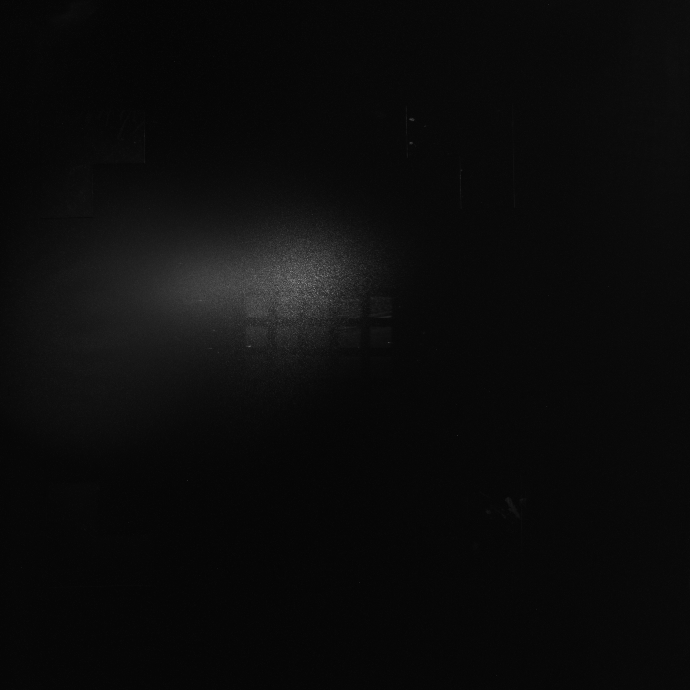
#> input picture otherScripts/700.0p5e-06.tiff, 690 x 690 px; its folder holds only this picture in this run
$ python -i utils.py   (imports and definitions only)
#> lines starting #> are read from the running program, lines starting #| are printed output that depends on the picture; after the words box and inside, x2 and y2 are one past the last pixel; in counts of white or black regions, pixels touching at a corner belong together
#> further down, picture is the input picture: shape (690, 690, 3); min 4, max 154, mean 11.6
import sys, os, ctypes
import numpy as np
import matplotlib
import matplotlib as mpl
import matplotlib.pyplot as plt

# [165 lines left out: functions heatmap, annotate_heatmap, buffer2dataTXT, lineEditReader, not called in this run]


def callObject(idobj):
    callObj = ctypes.cast(idobj, ctypes.py_object).value
    return callObj

# [10 lines left out: functions dirpath, interval, not called in this run]

def temps(tstart: float = 0,tstop: float = 10,tsampling: float = 1) -> np.ndarray:
    return interval(tstart,tstop,tsampling)


def dictPrinter(param: dict = {}) -> None:
    [print(f"\n{key} \n\t {param[key]}") for key in list(param.keys())]

def dictReader(param: dict = {}) -> None:
    dictPrinter(param)


def filepath(filename: str = "") -> str:
    return os.path.join(os.path.dirname(os.path.realpath(__file__)),filename)

# [64 lines left out: functions locateUi, makeFileExt, readFileExt, locateFileExt, locateFileNameExt, dirpath, not called in this run]

#------------------------------------------------------------------------------------------------------------------------#
# -*- coding: utf-8 -*-
"""
Created on Wed Jun 30 16:09:31 2021

@author: nicol
"""
import cv2
import numpy as np
#%%
# https://docs.python.org/3/reference/datamodel.html
# findColorBIS.__name__
# findColorBIS.__doc__
#%%
# [36 lines left out: function stackImages, not called in this run]
#%%
def getContours(img):
    #convert image to grayscale
    imgGray=cv2.cvtColor(img,cv2.COLOR_BGR2GRAY)
    imgBlur=cv2.GaussianBlur(imgGray,(7,7),1)
    #find the edges of our detector
    imgCanny=cv2.Canny(imgBlur,50,50)
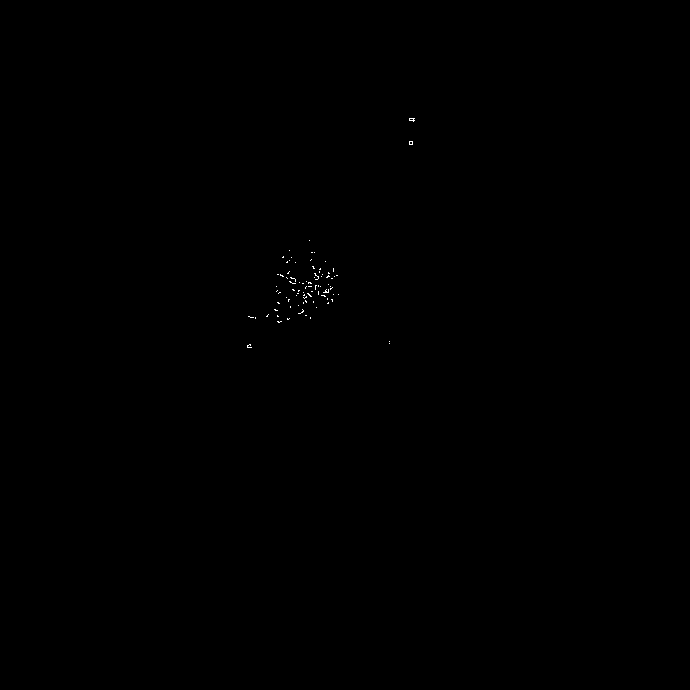
#> imgCanny: shape (690, 690); 0.06% white in thin lines or dots, all inside (x1, y1, x2, y2) = (247, 118, 415, 348)
    imgContours=img


    #the image + detection method + filtering contours for alter details
    #take the extrem out contours, and list it
    contours, hierarchy=cv2.findContours(imgCanny,cv2.RETR_EXTERNAL,cv2.CHAIN_APPROX_NONE)
#> contours = 86 contours, all with area under 20

    # Do not put this line in the function
    # imgContours=img.copy()

    for cnt in contours:
        #the area of the contours
        area = cv2.contourArea(cnt)
        #draw the contour
        print('area',area)
        #img_src+targeted contour+-1 value to get all the contours,
        # colors of the contours + def img
        # cv2.drawContours(imgContours,cnt,-1,(255,0,0),3)
     #---------------WE COULD STOP HERE-----------------------
        #defintion of a threshold area
        if area>500:
            cv2.drawContours(imgContours,cnt,-1,(255,0,0),3)
            #calculate the perimeter
            peri=cv2.arcLength(cnt,True)
            print('peri',peri)
            #approximation of how many corner plot we have
            approx=cv2.approxPolyDP(cnt,0.02*peri,True)
            print('approx',len(approx))

            objCor=len(approx)
            #give the coordinate of each point of the rectangle
            #bounding box
            x,y,w,h= cv2.boundingRect(approx)

            #-------------------------------------------------
            #filter for text
            # if 3 corners = triangle
            if objCor ==3: objectType="triangle"

            #if 4 corner = rectangle
            elif objCor ==4:
                aspRatio=w/h
                objectType='rectangle'
                if aspRatio >0.95 and aspRatio <1.05:
                    objectType='square'
                else:
                    objectType='rectangle'

            elif objCor > 5:
                objectType='Circle'
            else:
                objectType="None"
            #-------------------------------------------------
            # draw rectangle+ img+ input coordinate +output coordinate+color+thickness
            cv2.rectangle(imgContours,(x,y),(x+w,y+h),(0,255,0),2)
            #put a text( img+ input coordinate +output coordinate+color+thickness)
            cv2.putText(imgContours,objectType,(x+(w//2)-10,y+(h//2)-10),cv2.FONT_HERSHEY_SIMPLEX,0.5,(255,255,255),3)
#> this loop made 86 passes
#> (cnt, area) on passes 2, 3, 6, 7, 9, 10, 14, 15, 16, 17, 18, 19: ([[389, 343]], 0), ([[389, 341]], 0), ([[310, 317], [310, 318]], 0), ([[255, 317], [255, 318]], 0), ([[305, 315], [306, 315]], 0), ([[277, 315], [277, 316], [278, 316]], 0.5), ([[316, 307]], 0), ([[290, 306], [290, 307]], 0), ([[298, 305]], 0), ([[328, 302], [327, 303], [328, 303]], 0.5), ([[303, 302], [303, 303]], 0), ([[277, 302], [278, 303], [279, 303], [278, 302]], 1)
#> area on passes 1, 4, 5, 8, 11, 12: 1.5, 1, 0.5, 0, 0.5, 1.5
#| area 1.5
#| area 0.0
#| area 0.0
#| area 1.0
#| area 0.5
#| area 0.0
#| area 0.0
#| area 0.0
#> (further printed lines are left out)
    return
#%%
# [85 lines left out: functions stackImages_SRC, getContours_SRC, findColorBIS, findColor, masking, not called in this run]

>>> import cv2
>>> picture = cv2.imread('700.0p5e-06.tiff')
>>> result = getContours(picture)

$ run again, on otherScripts/820.0p5e-06.tiff
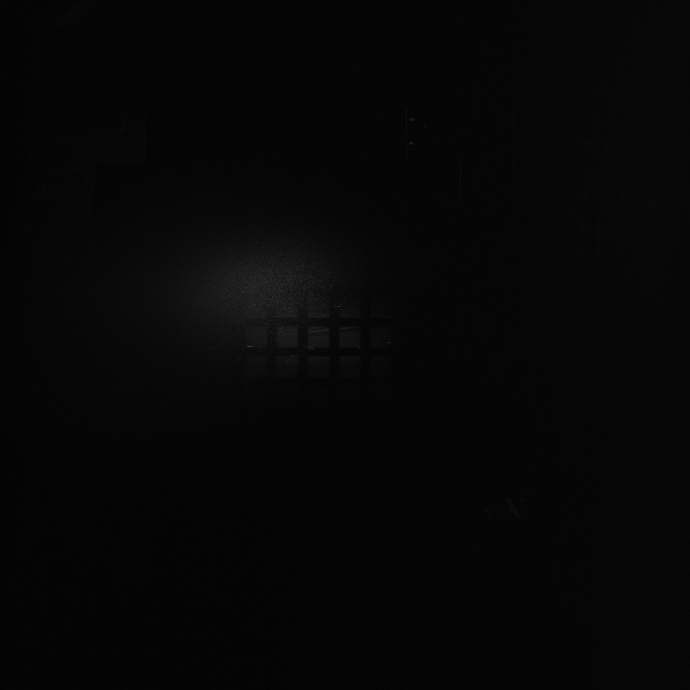
#> input picture otherScripts/820.0p5e-06.tiff, 690 x 690 px
#> picture is the input picture: shape (690, 690, 3); min 3, max 77, mean 6.3
#> in getContours, `imgBlur=cv2.GaussianBlur(imgGray,(7,7),1)`:
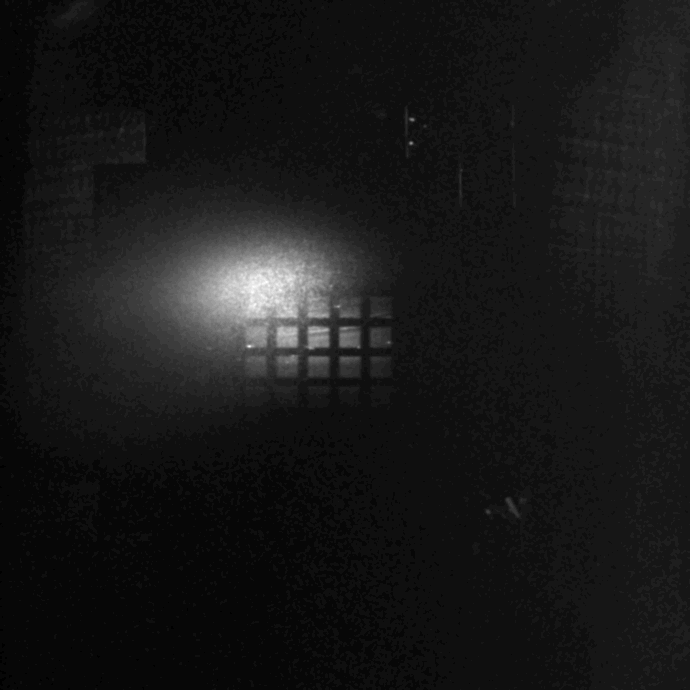
#> imgBlur: shape (690, 690); min 3, max 37, mean 6.2; drawn with min black and max white
#> imgCanny: shape (690, 690); 0% white in thin lines or dots, all inside (x1, y1, x2, y2) = (247, 118, 414, 349)
#> contours = 7 contours, all with area under 20
#> the loop in getContours, `for cnt in contours:` made 7 passes
#> (cnt, area) on passes 1, 2, 6, 7: ([[308, 348], [309, 348]], 0), ([[250, 345]], 0), ([[410, 120]], 0), ([[413, 118]], 0)
#> (printed output is left out)
